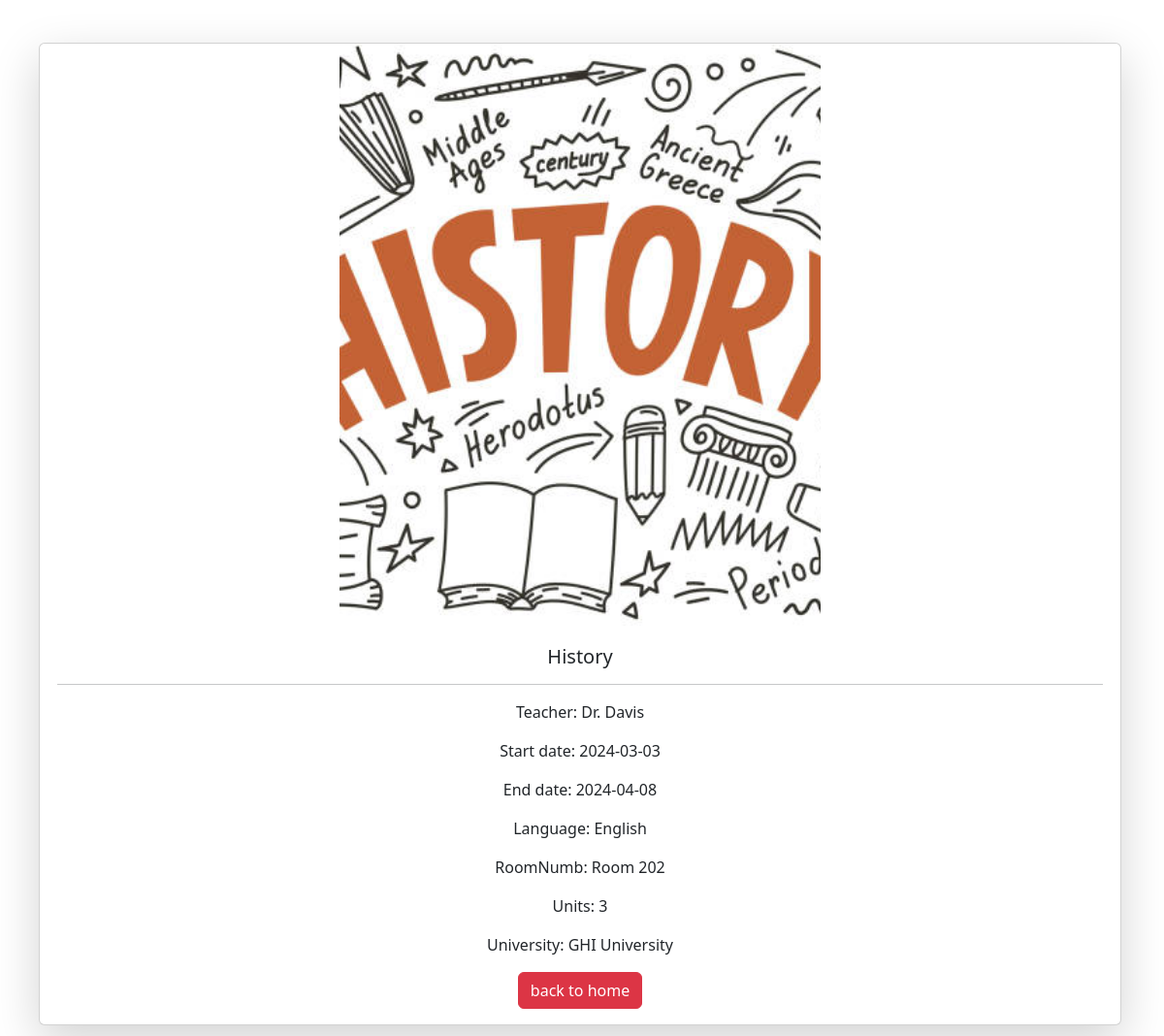
Page /details4all.php?id=5 on the earlier database version.
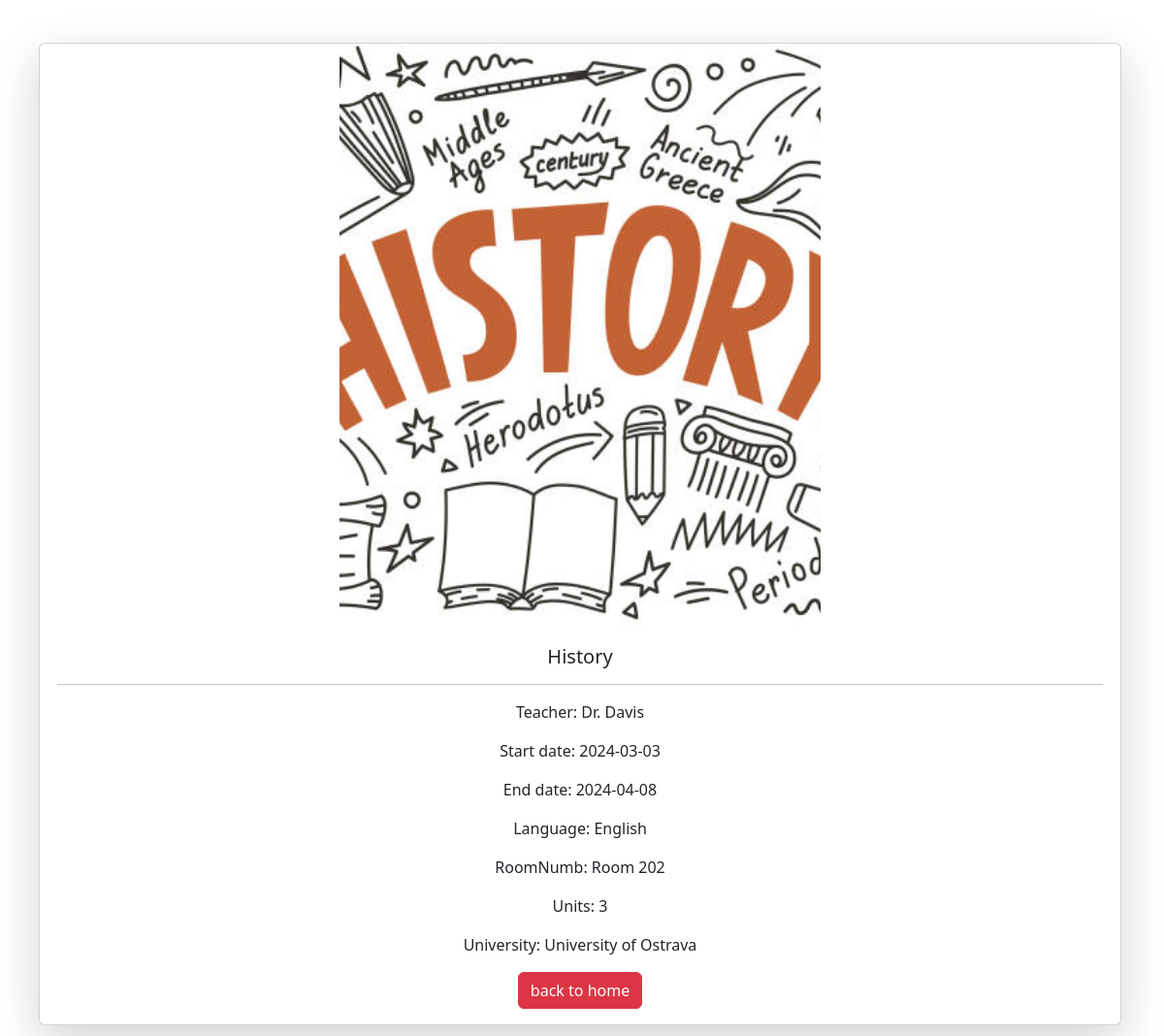
Same page on the later database version.
### tables this page shows
CREATE TABLE `courses` (
  `id` int(11) NOT NULL,
  `subject` varchar(50) DEFAULT NULL,
  `name` varchar(50) DEFAULT NULL,
  `university` varchar(50) DEFAULT NULL,
  `roomNumb` varchar(50) DEFAULT NULL,
  `date` date DEFAULT NULL,
  `end_date` date DEFAULT NULL,
  `teacher` varchar(100) DEFAULT NULL,
  `email` varchar(100) NOT NULL,
  `picture` varchar(255) DEFAULT NULL,
  `language` varchar(50) DEFAULT NULL,
  `duration` varchar(50) DEFAULT NULL,
  `units` varchar(100) DEFAULT NULL,
  `availability` enum('avaiable','not avaiable') DEFAULT NULL
);

### details4all.php (the view, shortened to what this page needs)
<?php
require "db_connection.php";
if($_GET["id"]) {
    $id = $_GET["id"];
    $sql= "SELECT * FROM courses WHERE id = {$id}";
    $result = mysqli_query($connection, $sql);
    $rows = mysqli_fetch_all($result, MYSQLI_ASSOC);
    if(mysqli_num_rows($result) == 1) {
        $data = mysqli_fetch_assoc($result);}}
foreach($rows as $row) {
$layout = '<div class=" mb-5 col col-12 d-flex align-items-stretch">
<div class="row g-1 container-fluid card shadow-lg bg-card-color">
<img style="width:500px; height:600px; object-fit: cover; margin:auto" src=../Images/'.$row["picture"].' class="card-img-top" alt="...">
<div class="card-body">
  <h5 class="card-title">'.$row["subject"].'</h5>
  <hr>
  <p class="card-text">Teacher: '.$row["teacher"].'</p>
  <p class="card-text">Start date: '.$row["date"].'</p>
  <p class="card-text">End date: '.$row["end_date"].'</p>
  <p class="card-text">Language: '.$row["language"].'</p>
  <p class="card-text">RoomNumb: '.$row["roomNumb"].'</p>
  <p class="card-text">Units: '.$row["units"].'</p>
  <p class="card-text">University: '.$row["university"].'</p>
  <div class="btnAlign">
  </form>
  <a class="btn btn-danger" href="index.php">back to home</a></div>
</div>
</div>
</div>
';
}
?>
<!DOCTYPE html>
<html lang="en">
<head>
    <link href="https://cdn.jsdelivr.net/npm/bootstrap@5.3.3/dist/css/bootstrap.min.css" rel="stylesheet">
</head>
<body>
    <br><br>
    <div class="container" >
        <?= $layout ?>
    </div>
</body>
</html>

### details4all.php (style rules this page uses)
.card-text, .card-title { text-align: center; }
.btnAlign { display: flex; justify-content: space-around; }

Differences in the rows shown:
changed courses "History": university "GHI University" → "University of Ostrava"
